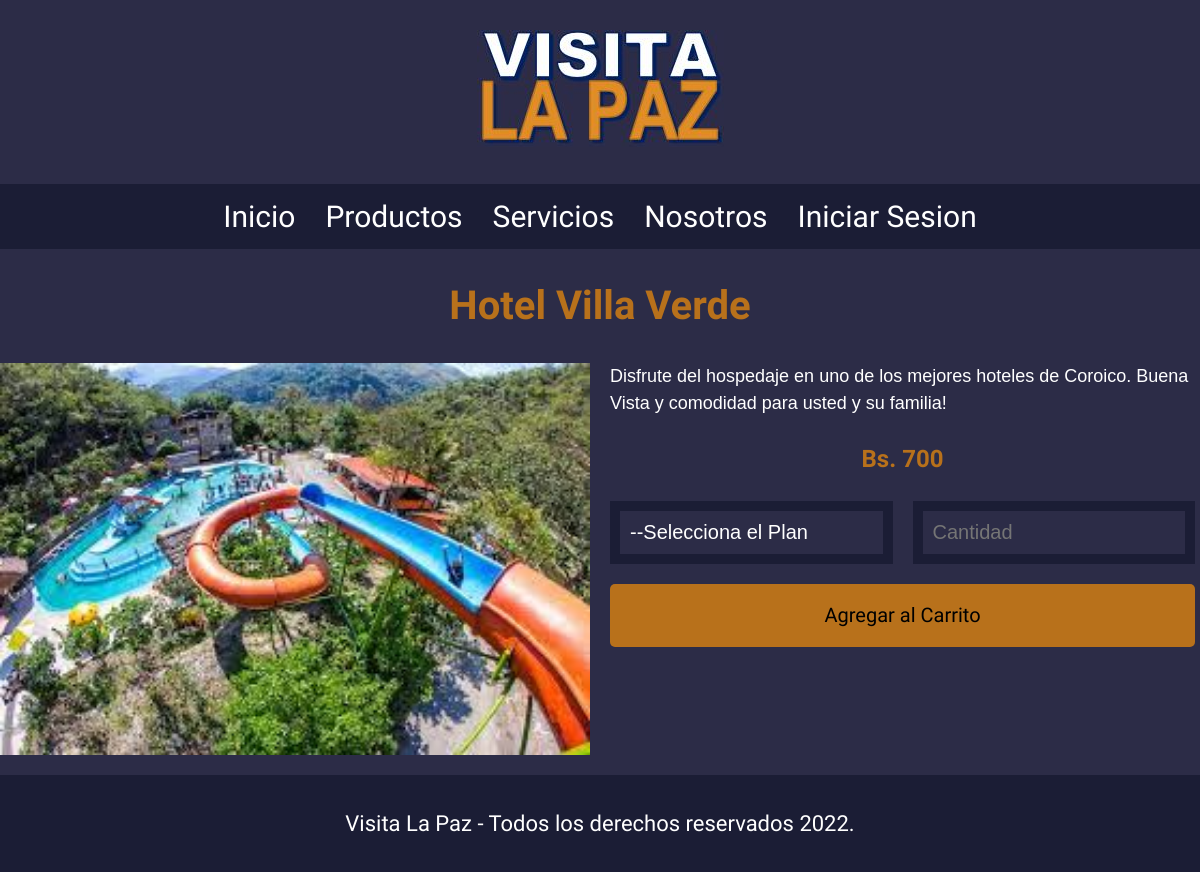
/servicio.php?id=116, run on the app's committed database.
### tables this page shows
CREATE TABLE `productos_servicios` (
  `id_prod_ser` int(11) NOT NULL,
  `id_negocio` int(11) NOT NULL,
  `nombre` varchar(50) NOT NULL,
  `des` varchar(500) NOT NULL,
  `duracion` int(11) DEFAULT NULL,
  `restricciones` varchar(500) DEFAULT NULL,
  `cant-cupos` int(11) NOT NULL,
  `costo` int(11) NOT NULL,
  `tipo` varchar(1) NOT NULL
);

### servicio.php (called while the page is built, shortened)
<?php
require 'admin/config.php';
require 'funciones.php';
$conexion = conexion($bd_config);
$id_servicio = id_int_prod_ser($_GET['id']);
$servicio = obtener_prod_ser_2($id_servicio, $conexion);
require 'views/servicio.view.php';
?>

### funciones.php (called while the page is built, shortened)
<?php
function limpiarDatos($datos) {
    $datos = trim($datos);
    $datos = stripslashes($datos);
    $datos = htmlspecialchars($datos);
    return $datos;
}
function obtener_prod_ser_2($id_prod_ser, $conexion){
    $resultado = $conexion->query("SELECT * FROM productos_servicios WHERE id_prod_ser = $id_prod_ser LIMIT 1");
    $resultado = $resultado->fetchAll();
    return ($resultado[0]) ? $resultado[0] : false;
}
function id_int_prod_ser($id){
    return (int)limpiarDatos($id);
}
?>

### views/servicio.view.php (the view, shortened to what this page needs)
<?php require 'header.php';?>
    <nav class="navegacion">
        <a class="navegacion__enlace" href="<?php echo RUTA; ?>index.php">Inicio</a>
        <a class="navegacion__enlace" href="<?php echo RUTA; ?>productos.php">Productos</a>
        <a class="navegacion__enlace" href="<?php echo RUTA; ?>servicios.php">Servicios</a>
        <a class="navegacion__enlace" href="<?php echo RUTA; ?>nosotros.php">Nosotros</a>
        <a class="navegacion__enlace" href="<?php echo RUTA; ?>login.php">Iniciar Sesion</a>
    </nav>
    <main class="contenedor">
        <h1><?php echo $servicio['nombre'];?></h1>
        <div class="servicio">
            <img src="<?php echo RUTA; ?>img/<?php echo $servicio['id_prod_ser']?>.jpg" alt="Imagen servicio" class="servicio__imagen">
            <div class="servicio__contenido">
                <p class="servicio__contenido--texto">
                    <?php echo $servicio['des'];?>
                </p>
                <h3>Bs. <?php echo $servicio['costo'];?></h3>
                <form action="#" class="formulario">
                    <select class="formulario__campo">
                        <option disabled selected>--Selecciona el Plan</option>
                    </select>
                    <input class="formulario__campo" type="number" placeholder="Cantidad" min="1" max="<?php echo $servicio['cant-cupos'];?>">
                    <input class="formulario__submit" type="submit" value="Agregar al Carrito">
                </form>
            </div>
        </div>
    </main>
    <footer class="footer">
        <p class="footer__texto">Visita La Paz - Todos los derechos reservados 2022.</p>
    </footer>
</body>
</html>

### css/style.css (style rules this page uses)
:root { --primario: #2C2C47; --primarioOscuro: #1B1D35; --secundario: #B8711B; --secundarioOscuro: rgb(245, 195, 88); --blanco: #FFF; --negro: #000; --grisClaro: #a8a8a8; --verde: #679863; --verdeOscuro: #4c7a47; --fuentePrincipal: 'Staatliches', cursive; }
html { box-sizing: border-box; font-size: 62.5%; }
*, *:before, *:after { box-sizing: inherit; }
body { background-color: var(--primario); font-size: 1.6rem; line-height: 1.5; }
p { font-size: 1.8rem; font-family: Arial, Helvetica, sans-serif; color: var(--blanco); }
a { text-decoration: none; }
img { width: 100%; }
.contenedor { max-width: 120rem; margin: 0 auto; }
h1, h2, h3 { text-align: center; color: var(--secundario); font-family: var(--fuentePrincipal); }
h1 { font-size: 4rem; }
h3 { font-size: 2.4rem; }
.navegacion { background-color: var(--primarioOscuro); padding: 0; display: flex; flex-direction: column; align-items: center; }
@media (min-width: 768px) { .navegacion { padding: 1rem 0; flex-direction: row; justify-content: center; gap: 3rem; } }
.navegacion__enlace { font-family: var(--fuentePrincipal); color: var(--blanco); font-size: 3rem; }
.footer { background-color: var(--primarioOscuro); padding: 1rem 0; margin-top: 2rem; }
.footer__texto { font-family: var(--fuentePrincipal); text-align: center; font-size: 2.2rem; }
@media (min-width: 768px) { .servicio { display: grid; grid-template-columns: repeat(2,1fr); column-gap: 2rem; } }
.servicio__contenido--texto { margin: 0 .5rem; }
@media (min-width: 768px) { .servicio__contenido { margin-right: .5rem; } }
@media (min-width: 768px) { .servicio__contenido--texto { margin: 0; } }
.formulario { display: grid; grid-template-columns: repeat(2,1fr); gap: 2rem; }
.formulario__campo { border: 1rem solid var(--primarioOscuro); background-color: transparent; color: var(--blanco); font-size: 2rem; font-family: Arial, Helvetica, sans-serif; padding: 1rem; appearance: none; }
.formulario__submit { background-color: var(--secundario ); border: none; font-size: 2rem; font-family: var(--fuentePrincipal); padding: 2rem; transition: background-color .5s ease, font-size .3s ease, padding .3s ease; grid-column: 1/3; border-radius: .5rem; }

### data on the page
productos_servicios: nombre "Hotel Villa Verde", des "Disfrute del hospedaje en uno de los mejores hoteles de Coroico. Buena Vista y comodidad para usted y su familia!", costo "700"
